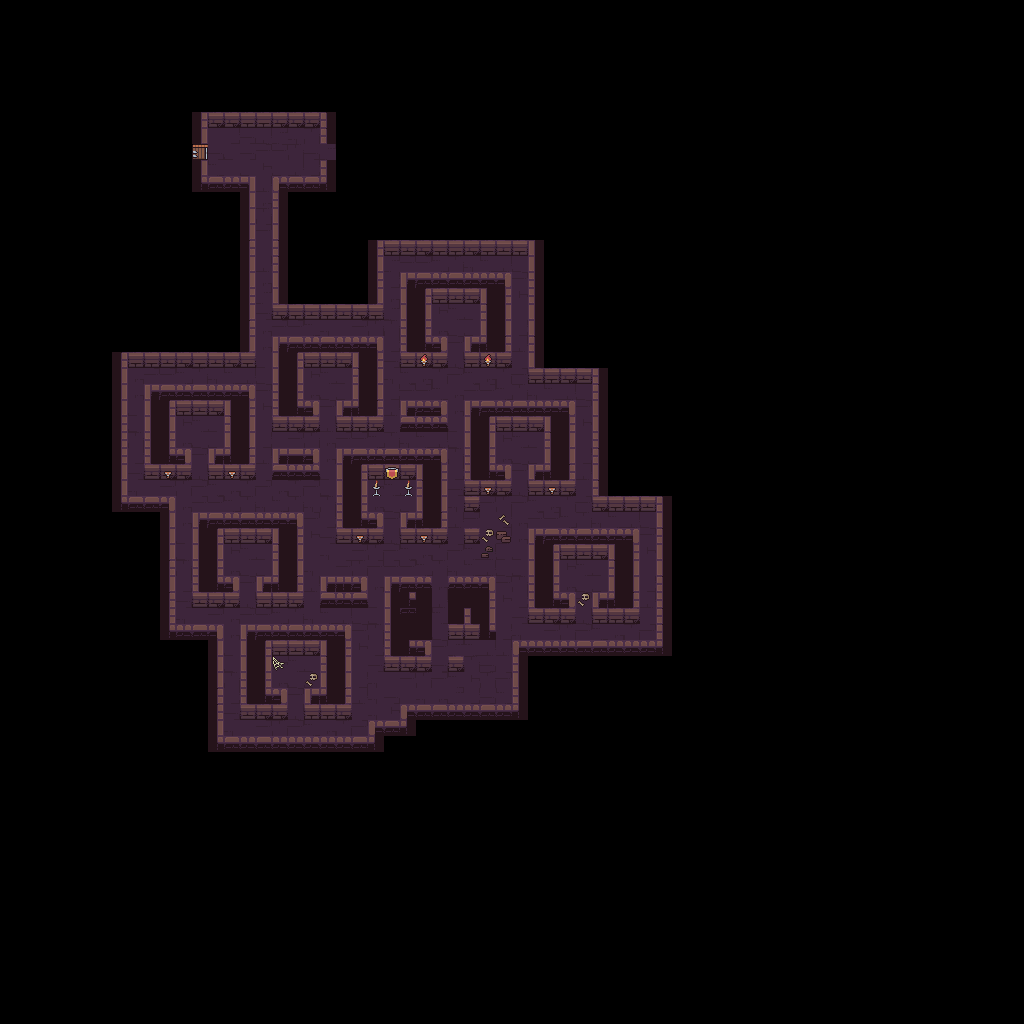

A level layout from a 2D game, rendered from its tile map. Below: a short description, then the map file with tile-grid data replaced by summaries:
An orthogonal 64x64 tile map with 16x16 px tiles, 2 tile layers (map, scatter) and 107 objects (4x Gate-RED-OR, Gate-PINK-OR).

<map version="1.5" tiledversion="1.7.2" orientation="orthogonal" renderorder="right-down" width="64" height="64" tilewidth="16" tileheight="16" infinite="0" nextlayerid="5" nextobjectid="266">
 <editorsettings>
  <export target="../game/src/maps/hide_and_seek.lua" format="lua" />
 </editorsettings>
 <tileset firstgid="1" source="tileset/dungeon-tileset.tsx" />
 <layer id="1" name="map" width="64" height="64">
  <data>[4096 cells, 866 non-empty, 39 distinct tile ids]</data>
 </layer>
 <objectgroup id="2" name="entities" visible="0">
  <object id="20" template="templates/PlayerStart.tx" x="224" y="144" />
  <object id="37" template="templates/ExitDoor.tx" x="320" y="144" />
  <object id="38" template="templates/RED/Gate-RED.tx" name="Gate-RED-OR" x="256" y="176" />
  <object id="75" template="templates/RED/PressurePlate-RED.tx" x="256" y="160" />
  <object id="76" template="templates/RED/Gate-RED.tx" name="Gate-RED-OR" x="256" y="240" />
  <object id="77" template="templates/RED/PressurePlate-RED.tx" x="256" y="224" />
  <object id="78" template="templates/RED/Gate-RED.tx" name="Gate-RED-OR" x="256" y="304" />
  <object id="79" template="templates/RED/PressurePlate-RED.tx" x="256" y="288" />
  <object id="80" template="templates/Vampire.tx" x="384" y="320" />
  <object id="90" template="templates/Vampire.tx" x="320" y="432" />
  <object id="91" template="templates/Vampire.tx" x="272" y="608" />
  <object id="95" template="templates/Tomb.tx" x="320" y="368" />
  <object id="102" template="templates/Tomb-GoldenKey.tx" x="384" y="480" />
  <object id="103" template="templates/Coffee.tx" x="192" y="432" />
  <object id="105" template="templates/GREEN/PressurePlate-GREEN.tx" x="320" y="384" />
  <object id="106" template="templates/Salt.tx" x="272" y="160" />
  <object id="107" template="templates/Salt.tx" x="272" y="144" />
  <object id="108" template="templates/Salt.tx" x="256" y="144" />
  <object id="109" template="templates/Salt.tx" x="240" y="160" />
  <object id="110" template="templates/Salt.tx" x="240" y="144" />
  <object id="111" template="templates/Salt.tx" x="288" y="160" />
  <object id="113" template="templates/RED/PressurePlate-RED.tx" x="432" y="624" />
  <object id="114" template="templates/RotatingMirror_DR.tx" x="448" y="560" />
  <object id="115" template="templates/RotatingMirror_DR.tx" x="320" y="560" />
  <object id="117" template="templates/Light.tx" x="448" y="320" />
  <object id="120" template="templates/Coffee.tx" x="512" y="448" />
  <object id="121" template="templates/GREEN/Gate-GREEN.tx" x="384" y="528" />
  <object id="123" template="templates/Tomb-Open.tx" x="240" y="544" />
  <object id="125" template="templates/Tomb-Open.tx" x="576" y="560" />
  <object id="126" template="templates/Tomb-Open.tx" x="512" y="432" />
  <object id="127" template="templates/Tomb-Open.tx" x="192" y="416" />
  <object id="128" template="templates/Tomb-Open.tx" x="448" y="304" />
  <object id="129" template="templates/PINK/Gate-PINK.tx" name="Gate-PINK-OR" x="448" y="464" />
  <object id="130" template="templates/PINK/PressurePlate-PINK.tx" x="448" y="480" />
  <object id="133" template="templates/Spikes.tx" x="288" y="704" />
  <object id="142" template="templates/Spikes.tx" x="416" y="432" />
  <object id="143" template="templates/Spikes.tx" x="352" y="432" />
  <object id="144" template="templates/Salt.tx" x="256" y="464" />
  <object id="148" template="templates/PINK/PressurePlate-PINK.tx" x="448" y="448" />
  <object id="150" template="templates/Salt.tx" x="624" y="624" />
  <object id="151" template="templates/Salt.tx" x="608" y="624" />
  <object id="154" template="templates/Tomb-Open.tx" x="288" y="656" />
  <object id="155" template="templates/Vampire.tx" x="432" y="640" />
  <object id="157" template="templates/Salt.tx" x="448" y="672" />
  <object id="164" template="templates/Salt.tx" x="496" y="672" />
  <object id="166" template="templates/Salt.tx" x="448" y="688" />
  <object id="167" template="templates/Salt.tx" x="496" y="640" />
  <object id="170" template="templates/Salt.tx" x="496" y="624" />
  <object id="177" template="templates/Salt.tx" x="480" y="688" />
  <object id="187" template="templates/MovableMirror_DR.tx" x="496" y="512" />
  <object id="188" template="templates/PINK/PressurePlate-PINK.tx" x="320" y="544" />
  <object id="189" template="templates/Salt.tx" x="320" y="400" />
  <object id="190" template="templates/Salt.tx" x="320" y="416" />
  <object id="191" template="templates/Spikes.tx" x="224" y="624" />
  <object id="192" template="templates/Spikes.tx" x="288" y="608" />
  <object id="193" template="templates/Spikes.tx" x="240" y="592" />
  <object id="194" template="templates/Spikes.tx" x="256" y="400" />
  <object id="196" template="templates/Spikes.tx" x="336" y="720" />
  <object id="197" template="templates/Spikes.tx" x="320" y="720" />
  <object id="198" template="templates/Spikes.tx" x="528" y="624" />
  <object id="199" template="templates/Spikes.tx" x="544" y="624" />
  <object id="200" template="templates/Spikes.tx" x="560" y="624" />
  <object id="201" template="templates/Spikes.tx" x="576" y="432" />
  <object id="202" template="templates/Spikes.tx" x="576" y="448" />
  <object id="203" template="templates/Spikes.tx" x="576" y="464" />
  <object id="204" template="templates/Spikes.tx" x="512" y="352" />
  <object id="205" template="templates/Spikes.tx" x="387" y="302" />
  <object id="206" template="templates/Spikes.tx" x="512" y="336" />
  <object id="207" template="templates/Salt.tx" x="512" y="256" />
  <object id="209" template="templates/Salt.tx" x="496" y="256" />
  <object id="210" template="templates/Salt.tx" x="480" y="256" />
  <object id="211" template="templates/Salt.tx" x="256" y="192" />
  <object id="212" template="templates/Salt.tx" x="256" y="208" />
  <object id="213" template="templates/Salt.tx" x="256" y="224" />
  <object id="214" template="templates/Salt.tx" x="256" y="256" />
  <object id="215" template="templates/Salt.tx" x="256" y="272" />
  <object id="216" template="templates/Salt.tx" x="256" y="288" />
  <object id="218" template="templates/Salt.tx" x="448" y="352" />
  <object id="219" template="templates/Salt.tx" x="448" y="336" />
  <object id="226" template="templates/Salt.tx" x="368" y="576" />
  <object id="227" template="templates/Salt.tx" x="368" y="592" />
  <object id="228" template="templates/Spikes.tx" x="592" y="512" />
  <object id="229" template="templates/Spikes.tx" x="608" y="512" />
  <object id="231" template="templates/RED/Gate-RED.tx" name="Gate-RED-OR" x="448" y="528" />
  <object id="232" template="templates/Boulder.tx" x="464" y="672" />
  <object id="235" template="templates/Salt.tx" x="416" y="672" />
  <object id="236" template="templates/Salt.tx" x="400" y="672" />
  <object id="240" template="templates/Salt.tx" x="496" y="656" />
  <object id="244" template="templates/Salt.tx" x="496" y="688" />
  <object id="245" template="templates/Salt.tx" x="432" y="592" />
  <object id="247" template="templates/Salt.tx" x="432" y="608" />
  <object id="248" template="templates/Spikes.tx" x="432" y="560" />
  <object id="249" template="templates/Spikes.tx" x="432" y="576" />
  <object id="250" template="templates/Salt.tx" x="464" y="688" />
  <object id="252" template="templates/Salt.tx" x="480" y="640" />
  <object id="253" template="templates/Salt.tx" x="448" y="640" />
 </objectgroup>
 <layer id="3" name="scatter" width="64" height="64">
  <data>[4096 cells, 18 non-empty, 9 distinct tile ids]</data>
 </layer>
 <objectgroup id="4" name="reverb">
  <object id="254" template="templates/reverb_zones/medium_room.tx" x="208" y="128" width="112" height="48" />
  <object id="256" template="templates/reverb_zones/corridor.tx" x="112" y="176" width="560" height="592" />
  </objectgroup>
</map>
<!-- 9 of 107 objects omitted -->
